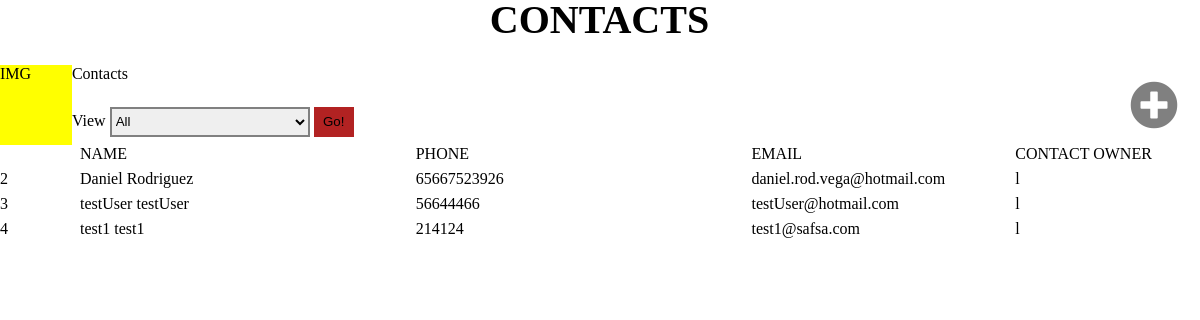
The page /Pages/Administrators/Contacts.php on the database its author committed.
### tables this page shows
CREATE TABLE `consultors` (
  `ID` int(11) NOT NULL,
  `SN` varchar(15) NOT NULL,
  `Firstname` varchar(25) NOT NULL,
  `Lastname` varchar(25) NOT NULL,
  `Email` varchar(70) NOT NULL,
  `Phone` varchar(20) NOT NULL,
  `EmergencyPhone` varchar(50) NOT NULL,
  `ReportsTo` int(11) NOT NULL,
  `Title` varchar(100) NOT NULL,
  `Division` int(11) NOT NULL,
  `FunctionalArea` int(11) NOT NULL,
  `StartDate` timestamp NOT NULL DEFAULT CURRENT_TIMESTAMP ON UPDATE CURRENT_TIMESTAMP,
  `EndDate` timestamp NOT NULL DEFAULT '0000-00-00 00:00:00',
  `MailingAddress` varchar(120) NOT NULL,
  `MailingCity` int(100) NOT NULL,
  `MailingState` int(11) NOT NULL,
  `MailingCountry` int(11) NOT NULL,
  `ZipCode` varchar(20) NOT NULL,
  `NSS` varchar(30) NOT NULL,
  `RFC` varchar(30) NOT NULL,
  `Type` tinyint(4) NOT NULL,
  `Schedule` int(11) NOT NULL DEFAULT '0',
  `Hash` varchar(40) NOT NULL,
  `Status` tinyint(1) DEFAULT NULL,
  `LastLogin` timestamp NOT NULL DEFAULT CURRENT_TIMESTAMP ON UPDATE CURRENT_TIMESTAMP,
  `Logged` tinyint(4) NOT NULL DEFAULT '0',
  `SessionID` varchar(100) DEFAULT NULL
);

### Pages/Administrators/Contacts.php (the view, shortened to what this page needs)
<?php
include('../../Resources/WebResponses/connection.php');
?>
    <html>
        <head>
            <link rel="stylesheet" href="../Resources/CSS/Listas_Contenido/Listas_Layout.css">
            <link rel="stylesheet" href="../Resources/CSS/Listas_Contenido/ListasPrincipales_Layout.css">
            <link rel="stylesheet" href="https://use.fontawesome.com/releases/v5.2.0/css/all.css">
        </head>
        <body>
            <div id="contenedor">
                <div class='titulo'>
                </div>
                <div id="buscador">
                    <div id="searchParams">
                        <div>
                            <div id="image">
                                IMG
                            </div>
                            <div id="banner">
                                Contacts
                            </div>
                            <div id="search">
                                View
                                <select id="parameter">
                                    <option value="1">All</option>
                                </select>
                                <button id="searchButton">Go!</button>
                            </div>
                        </div>
                    </div>
                    <div id="new">
                        <button id="botonNew" onclick="LoadPage('Administrators/AddUser.php');"><i class="fas fa-plus-circle"></i></button>
                    </div>
                </div>
                <div class="infoTable">
                    <div class="contacto">
                        <div class="number">&nbsp;</div>
                        <div class="NameContact">NAME</div>
                        <div class="Phone">PHONE</div>
                        <div class="Email">EMAIL</div>
                        <div class="ContactOw">CONTACT OWNER</div>
                    </div>
                    <?php
                        $query =            $connection->query("SELECT * FROM consultors WHERE Status='1' AND Type!='0'");
                        while($row = $query->fetch_array()){
                            echo"
                                <div class='contacto'>
                                    <div class='number'>".$row['ID']."</div>
                                    <div class='NameContact ctdName' id='".$row['ID']."'>".$row['Firstname']." ".$row['Lastname']."</div>
                                    <div class='Phone'>".$row['Phone']."</div>
                                    <div class='Email'>".$row['Email']."</div>
                                    <div class='ContactOw'>l</div>
                                </div>
                            ";
                        }
                    ?>
                </div>
            </div>
        </body>
    </html>

### Resources/CSS/Listas_Contenido/Listas_Layout.css (style rules this page uses)
body, html { width: 100%; min-height: 100%; margin: 0; }
.titulo { width: 100%; text-align: center; height: 45px; line-height: 40px; font-family: 'Cairo'; font-size: 40px; font-weight: bold; margin-bottom: 20px; }
#contenedor { width: calc(100% - 1px); height: 100%; }
#buscador { height: 80px; width: 100%; ; }
#searchParams { width: 60%; height: 100%; ; float: left; }
#image { width: 10%; height: 100%; float: left; background-color: yellow; }
#banner { width: 90%; margin-left: 10%; height: 40%; ; }
#search { width: 90%; float: left; height: 60%; ; line-height: 48px; }
#parameter { width: 200px; height: 30px; transition: all 0.6s ease; border-color: gray; border-width: 2px; }
#searchButton { height: 30px; width: 40px; border: none; background-color: firebrick; }
#new { width: 90px; height: 100%; float: right; background-color: purple; line-height: 80px; color: white; text-align: center; }
#botonNew { width: 100%; height: 100%; border: none; font-size: 300%; background-color: white; transition: all 0.3s ease; cursor: pointer; color: gray; }
.infoTable { width: 100%; color: black; }
.number { width: 80px; float: left; }

### Resources/CSS/Listas_Contenido/ListasPrincipales_Layout.css (style rules this page uses)
.contacto { width: 100%; height: 25px; }
.NameContact { width: 28%; float: left; cursor: pointer; }
.Phone { width: 28%; float: left; }
.Email { width: 22%; float: left; }
.ContactOw { width: calc(22% - 80px); float: left; }

### rows shown on the page
consultors: ID "2", Firstname "Daniel", Lastname "Rodriguez", Phone "65667523926", Email "daniel.rod.vega@hotmail.com"
consultors: ID "3", Firstname "testUser", Lastname "testUser", Phone "56644466", Email "testUser@hotmail.com"
consultors: ID "4", Firstname "test1", Lastname "test1", Phone "214124", Email "test1@safsa.com"
